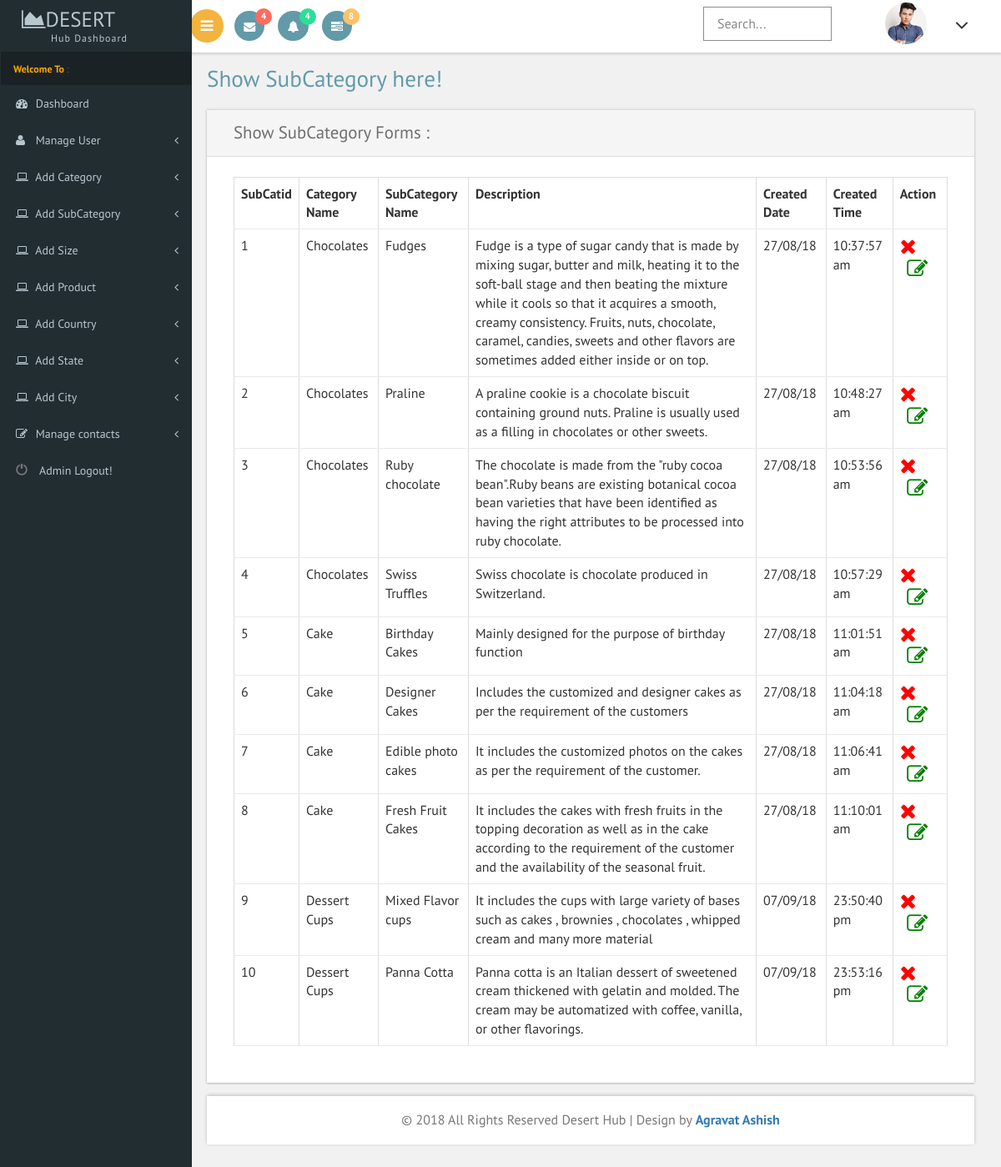
The page /admin/showsubcategory.php on the database its author committed.
### tables this page shows
CREATE TABLE `addsubcategory` (
  `subcat_id` int(11) NOT NULL,
  `subcat_name` varchar(255) NOT NULL,
  `description` text NOT NULL,
  `created_date` varchar(255) NOT NULL,
  `created_time` varchar(255) NOT NULL,
  `cat_id` int(11) NOT NULL
);

CREATE TABLE `addcategory` (
  `cat_id` int(11) NOT NULL,
  `cat_name` varchar(255) NOT NULL,
  `description` varchar(255) NOT NULL,
  `created_date` varchar(255) NOT NULL,
  `created_time` varchar(255) NOT NULL
);

### admin/showsubcategory.php (the view, shortened to what this page needs)
<?php
include("config.php");
$sel="select  addsubcategory.*,cat_name from addsubcategory join addcategory on addsubcategory.cat_id=addcategory.cat_id";
$ex=$con->query($sel);
?>
<!DOCTYPE HTML>
<html>
<head>
<link href="css/bootstrap.css" rel='stylesheet' type='text/css' />
<link href="css/style.css" rel='stylesheet' type='text/css' />
<link href="css/font-awesome.css" rel="stylesheet">
 <link href='css/SidebarNav.min.css' media='all' rel='stylesheet' type='text/css'/>
<link href="css/custom.css" rel="stylesheet">
</head>
<body class="cbp-spmenu-push">
            <?php
            include("include/header.php");
            include("include/sidebar.php");
            ?>
		<div id="page-wrapper">
			<div class="main-page">
				<div class="forms">
					<h2 class="title1">Show SubCategory here!</h2>
					<div class="form-grids row widget-shadow" data-example-id="basic-forms">
						<div class="form-title">
							<h4>Show SubCategory Forms :</h4>
						</div>
						<div class="form-body">
				<table class="table table-responsive table-bordered table-hover">
				<tr>
				<th>SubCatid</th>
                <th>Category Name</th>
                <th>SubCategory Name</th>
                 <th>Description</th>
				<th>Created Date</th>
                 <th>Created Time</th>
				<th>Action</th>
				</tr>
               <?php
              while($fet=$ex->fetch_array())
              {
               ?>
				<tr>
				<td><?php echo $fet["subcat_id"];?> </td>
				<td><?php echo $fet["cat_name"];?> </td>
				<td><?php echo $fet["subcat_name"];?> </td>
				<td><?php echo $fet["description"];?> </td>
				<td><?php echo $fet["created_date"];?> </td>
				<td><?php echo $fet["created_time"];?> </td>
				<td><a href="showsubcategory.php?did=<?php echo $fet["subcat_id"];?>" onclick="return confirm('Are you sure to Delete')"><span class="fa fa-remove" style="color: red; font-size: 25px"></span>
<a href="editsubcategory.php?eid=<?php echo $fet["subcat_id"];?>"onclick="return confirm('Are you sure to Edit Sub-category')"><span class="fa fa-edit" style="color: green; font-size: 25px"></span>
				 </td>
				</tr>
			   <?php
			}
			   ?>
				</table>
						</div>
					</div>
            <?php
            include("include/footer.php");
            ?>
</body>
</html>

### admin/css/custom.css (style rules this page uses)
#page-wrapper { padding:5em 2em 2.5em; background-color: #F1F1F1; }

### rows shown on the page
addsubcategory: subcat_id "1", cat.cat_name "Chocolates", subcat_name "Fudges", description "Fudge is a type of sugar candy that is made by mixing sugar, butter and milk, heating it to the soft-ball stage and then beating the mixture while it cools so that it acquires a smooth, creamy consistency. Fruits, nuts, chocolate, caramel, candies, sweets and other flavors are sometimes added either inside or on top.", created_date "27/08/18", created_time "10:37:57 am"
addsubcategory: subcat_id "2", cat.cat_name "Chocolates", subcat_name "Praline", description "A praline cookie is a chocolate biscuit containing ground nuts. Praline is usually used as a filling in chocolates or other sweets.", created_date "27/08/18", created_time "10:48:27 am"
addsubcategory: subcat_id "3", cat.cat_name "Chocolates", subcat_name "Ruby chocolate", description "The chocolate is made from the \"ruby cocoa bean\".Ruby beans are existing botanical cocoa bean varieties that have been identified as having the right attributes to be processed into ruby chocolate.", created_date "27/08/18", created_time "10:53:56 am"
addsubcategory: subcat_id "4", cat.cat_name "Chocolates", subcat_name "Swiss Truffles", description "Swiss chocolate is chocolate produced in Switzerland.", created_date "27/08/18", created_time "10:57:29 am"
addsubcategory: subcat_id "5", cat.cat_name "Cake", subcat_name "Birthday Cakes", description "Mainly designed for the purpose of birthday function", created_date "27/08/18", created_time "11:01:51 am"
addsubcategory: subcat_id "6", cat.cat_name "Cake", subcat_name "Designer Cakes", description "Includes the customized and designer cakes as per the requirement of the customers", created_date "27/08/18", created_time "11:04:18 am"
addsubcategory: subcat_id "7", cat.cat_name "Cake", subcat_name "Edible photo cakes", description "It includes the customized photos on the cakes as per the requirement of the customer.", created_date "27/08/18", created_time "11:06:41 am"
addsubcategory: subcat_id "8", cat.cat_name "Cake", subcat_name "Fresh Fruit Cakes", description "It includes the cakes with fresh fruits in the topping decoration as well as in the cake according to the requirement of the customer and the availability of the seasonal fruit.", created_date "27/08/18", created_time "11:10:01 am"
addsubcategory: subcat_id "9", cat.cat_name "Dessert Cups", subcat_name "Mixed Flavor cups", description "It includes the cups with large variety of bases such as cakes , brownies , chocolates , whipped cream and many more material", created_date "07/09/18", created_time "23:50:40 pm"
addsubcategory: subcat_id "10", cat.cat_name "Dessert Cups", subcat_name "Panna Cotta", description "Panna cotta is an Italian dessert of sweetened cream thickened with gelatin and molded. The cream may be automatized with coffee, vanilla, or other flavorings.", created_date "07/09/18", created_time "23:53:16 pm"
